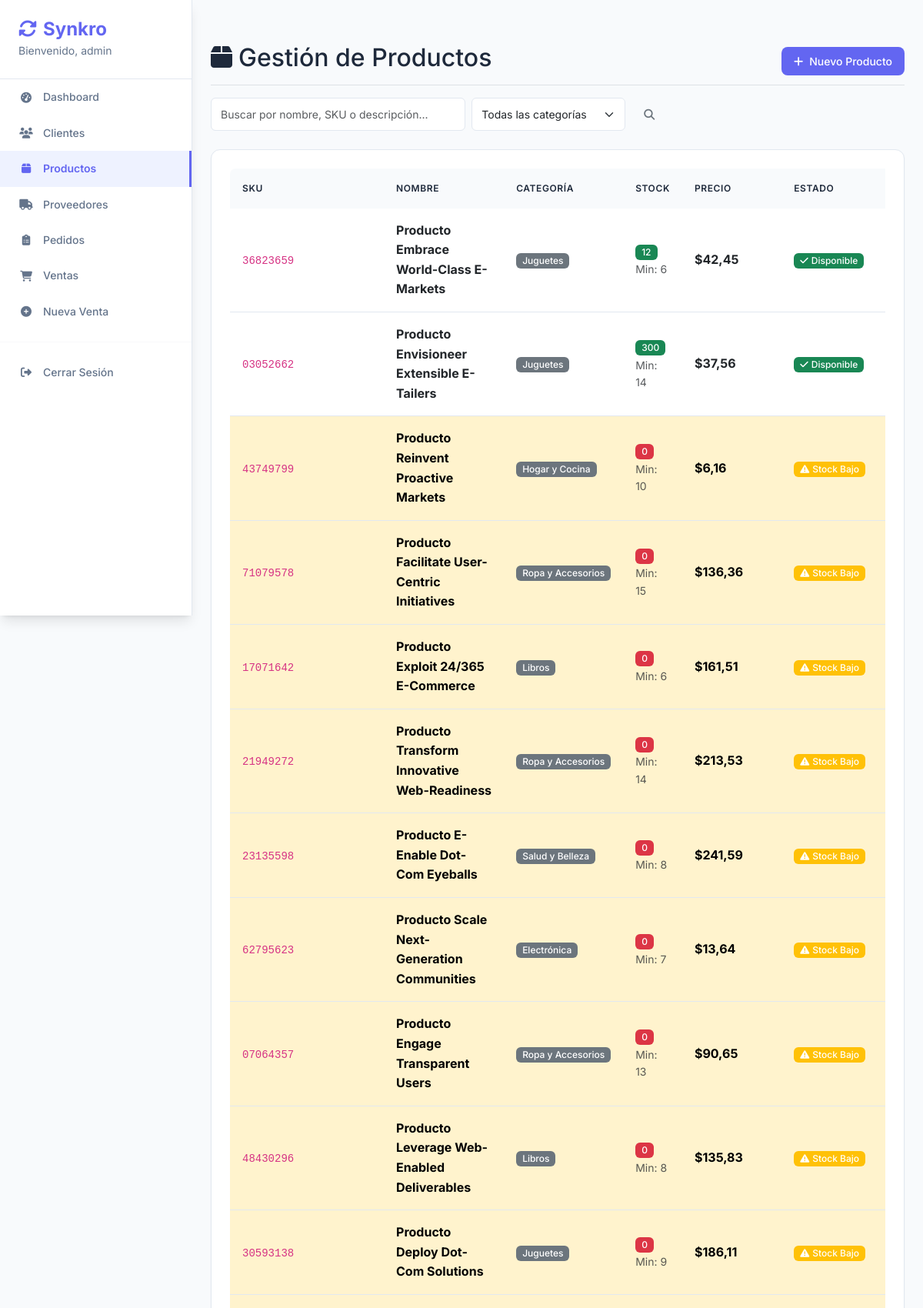
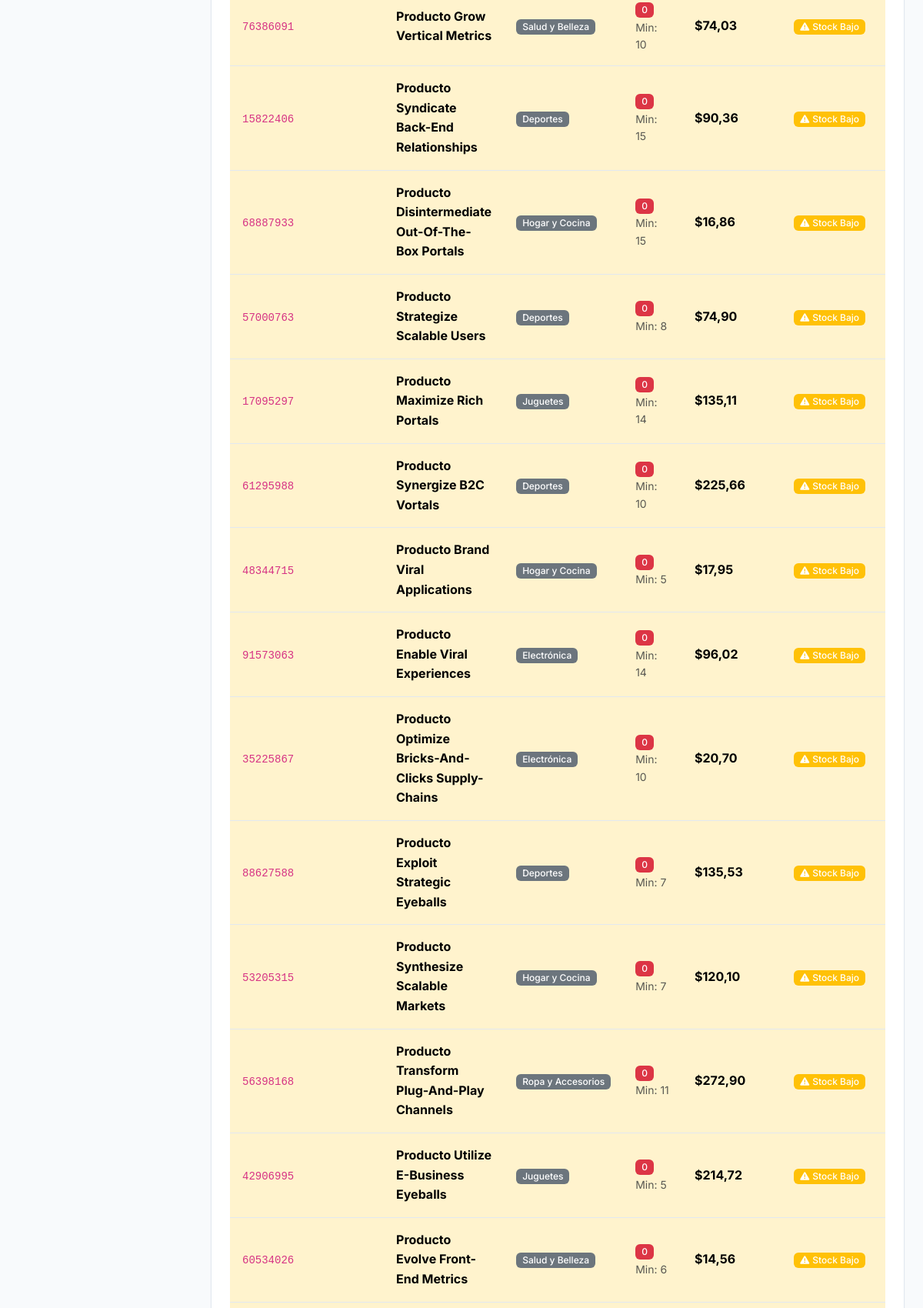
The app's page /productos/ (signed in, upper part) with its own data (2 pictures, top to bottom).
### core/models.py (models this page shows, shortened)
class Producto(models.Model):
    nombre = models.CharField(max_length=200)
    sku = models.CharField(max_length=50, unique=True, help_text="Código de Referencia Único")
    categoria = models.ForeignKey(Categoria, on_delete=models.SET_NULL, null=True, blank=True)
    descripcion = models.TextField(blank=True)
    stock_actual = models.PositiveIntegerField(default=0)
    stock_minimo = models.PositiveIntegerField(default=5, help_text="Umbral para alertas de stock bajo")
    precio_venta = models.DecimalField(max_digits=10, decimal_places=2)
    @property
    def necesita_reposicion(self):
        return self.stock_actual <= self.stock_minimo

class Categoria(models.Model):
    nombre = models.CharField(max_length=100, unique=True)
    descripcion = models.TextField(blank=True, null=True)
    class Meta:
        verbose_name_plural = "Categorías"

### core/views.py (the view)
# urls.py: path('productos/', views.producto_list, name='producto_list'),
@login_required
def producto_list(request):
    search = request.GET.get('search', '')
    categoria_id = request.GET.get('categoria', '')
    productos = Producto.objects.select_related('categoria')
    if search:
        productos = productos.filter(
            Q(nombre__icontains=search) |
            Q(sku__icontains=search) |
            Q(descripcion__icontains=search)
        )
    if categoria_id:
        productos = productos.filter(categoria_id=categoria_id)
    categorias = Categoria.objects.all()
    return render(request, 'productos/list.html', {
        'productos': productos,
        'categorias': categorias,
        'search': search,
        'categoria_selected': categoria_id
    })

### core/templates/productos/list.html (shortened to what this page needs)
{% extends 'base.html' %}
{% block content %}
<div class="d-flex justify-content-between flex-wrap flex-md-nowrap align-items-center pt-3 pb-2 mb-3 border-bottom">
    <h1 class="h2"><i class="fas fa-box me-2"></i>Gestión de Productos</h1>
    <div class="btn-toolbar mb-2 mb-md-0">
        <a href="{% url 'producto_add' %}" class="btn btn-primary">
            <i class="fas fa-plus me-2"></i>Nuevo Producto
        </a>
    </div>
</div>
<div class="row mb-4">
    <div class="col-md-8">
        <form method="get" class="d-flex">
            <input type="text" name="search" class="form-control me-2"
                   placeholder="Buscar por nombre, SKU o descripción..."
                   value="{{ search }}">
            <select name="categoria" class="form-select me-2" style="max-width: 200px;">
                <option value="">Todas las categorías</option>
            </select>
            <button type="submit" class="btn btn-outline-secondary">
                <i class="fas fa-search"></i>
            </button>
        </form>
    </div>
</div>
<div class="card">
    <div class="card-body">
        {% if productos %}
        <div class="table-responsive">
            <table class="table table-hover">
                <thead>
                    <tr>
                        <th>SKU</th>
                        <th>Nombre</th>
                        <th>Categoría</th>
                        <th>Stock</th>
                        <th>Precio</th>
                        <th>Estado</th>
                        <th>Acciones</th>
                    </tr>
                </thead>
                <tbody>
                    {% for producto in productos %}
                    <tr {% if producto.necesita_reposicion %}class="table-warning"{% endif %}>
                        <td>
                            <code>{{ producto.sku }}</code>
                        </td>
                        <td>
                            <strong>{{ producto.nombre }}</strong>
                        </td>
                        <td>
                            {% if producto.categoria %}
                                <span class="badge bg-secondary">{{ producto.categoria.nombre }}</span>
                            {% else %}
                                <span class="text-muted">Sin categoría</span>
                            {% endif %}
                        </td>
                        <td>
                            <span class="badge {% if producto.stock_actual <= producto.stock_minimo %}bg-danger{% elif producto.stock_actual <= 10 %}bg-warning{% else %}bg-success{% endif %}">
                                {{ producto.stock_actual }}
                            </span>
                            <small class="text-muted d-block">Min: {{ producto.stock_minimo }}</small>
                        </td>
                        <td>
                            <strong>${{ producto.precio_venta }}</strong>
                        </td>
                        <td>
                            {% if producto.necesita_reposicion %}
                                <span class="badge bg-warning">
                                    <i class="fas fa-exclamation-triangle me-1"></i>Stock Bajo
                                </span>
                            {% elif producto.stock_actual == 0 %}
                                <span class="badge bg-danger">
                                    <i class="fas fa-times me-1"></i>Sin Stock
                                </span>
                            {% else %}
                                <span class="badge bg-success">
                                    <i class="fas fa-check me-1"></i>Disponible
                                </span>
                            {% endif %}
                        </td>
                        <td>
                        </td>
                    </tr>
                    {% endfor %}
                </tbody>
            </table>
        </div>
        {% endif %}
    </div>
</div>
{% endblock %}

### core/templates/base.html (shortened to what this page needs)
<!DOCTYPE html>
<html lang="es">
<head>
    <link href="https://cdn.jsdelivr.net/npm/bootstrap@5.3.0/dist/css/bootstrap.min.css" rel="stylesheet">
    <link href="https://cdnjs.cloudflare.com/ajax/libs/font-awesome/6.4.0/css/all.min.css" rel="stylesheet">
</head>
<body>
    <nav class="sidebar">
        <div class="sidebar-brand">
            <h4>
                <i class="fas fa-sync-alt me-2"></i>Synkro
            </h4>
            {% if user.is_authenticated %}
                <small>Bienvenido, {{ user.username }}</small>
            {% endif %}
        </div>
        {% if user.is_authenticated %}
        <ul class="nav flex-column">
            <li class="nav-item">
                <a class="nav-link {% if request.resolver_match.url_name == 'dashboard' %}active{% endif %}" href="{% url 'dashboard' %}">
                    <i class="fas fa-tachometer-alt"></i>Dashboard
                </a>
            </li>
            <li class="nav-item">
                <a class="nav-link {% if 'cliente' in request.resolver_match.url_name %}active{% endif %}" href="{% url 'cliente_list' %}">
                    <i class="fas fa-users"></i>Clientes
                </a>
            </li>
            <li class="nav-item">
                <a class="nav-link {% if 'producto' in request.resolver_match.url_name %}active{% endif %}" href="{% url 'producto_list' %}">
                    <i class="fas fa-box"></i>Productos
                </a>
            </li>
            <li class="nav-item">
                <a class="nav-link {% if 'proveedor' in request.resolver_match.url_name %}active{% endif %}" href="{% url 'proveedor_list' %}">
                    <i class="fas fa-truck"></i>Proveedores
                </a>
            </li>
            <li class="nav-item">
                <a class="nav-link {% if 'pedido' in request.resolver_match.url_name %}active{% endif %}" href="{% url 'pedido_list' %}">
                    <i class="fas fa-clipboard-list"></i>Pedidos
                </a>
            </li>
            <li class="nav-item">
                <a class="nav-link {% if 'venta' in request.resolver_match.url_name %}active{% endif %}" href="{% url 'venta_list' %}">
                    <i class="fas fa-shopping-cart"></i>Ventas
                </a>
            </li>
            <li class="nav-item">
                <a class="nav-link" href="{% url 'nueva_venta' %}">
                    <i class="fas fa-plus-circle"></i>Nueva Venta
                </a>
            </li>
            <hr>
            <li class="nav-item">
                <a class="nav-link" href="{% url 'logout' %}">
                    <i class="fas fa-sign-out-alt"></i>Cerrar Sesión
                </a>
            </li>
        </ul>
        {% endif %}
    </nav>
    <main class="main-content">
                <div class="pt-3 pb-2 mb-3">
        {% block content %}
        {% endblock %}
    </main>
</body>
</html>

### core/templates/base.html (style rules this page uses)
:root { --primary-color: #6366f1; --primary-light: #818cf8; --primary-dark: #4f46e5; --secondary-color: #64748b; --success-color: #10b981; --warning-color: #f59e0b; --danger-color: #ef4444; --light-bg: #f8fafc; --white-bg: #ffffff; --dark-text: #1e293b; --light-text: #64748b; --border-color: #e2e8f0; --shadow-sm: 0 1px 2px 0 rgb(0 0 0 / 0.05); --shadow-md: 0 4px 6px -1px rgb(0 0 0 / 0.1), 0 2px 4px -2px rgb(0 0 0 / 0.1); --shadow-lg: 0 10px 15px -3px rgb(0 0 0 / 0.1), 0 4px 6px -4px rgb(0 0 0 / 0.1); }
body { background-color: var(--light-bg); font-family: 'Inter', -apple-system, BlinkMacSystemFont, 'Segoe UI', sans-serif; color: var(--dark-text); line-height: 1.6; }
.sidebar { min-height: 100vh; background: var(--white-bg); border-right: 1px solid var(--border-color); box-shadow: var(--shadow-lg); position: fixed; top: 0; left: 0; width: 250px; z-index: 1000; overflow-y: auto; }
.sidebar .nav-link { color: var(--light-text); padding: 12px 24px; margin: 0; border-radius: 0; transition: all 0.2s ease; font-weight: 500; font-size: 0.875rem; display: flex; align-items: center; gap: 12px; }
.sidebar .nav-link i { width: 20px; text-align: center; }
.sidebar .nav-link.active { color: var(--primary-color); background-color: #eef2ff; border-right: 3px solid var(--primary-color); font-weight: 600; }
.sidebar-brand { padding: 24px; border-bottom: 1px solid var(--border-color); }
.sidebar-brand h4 { color: var(--primary-color); font-weight: 700; font-size: 1.5rem; margin: 0; }
.sidebar-brand small { color: var(--light-text); font-size: 0.875rem; }
.main-content { background-color: var(--light-bg); min-height: 100vh; padding: 24px; margin-left: 250px; }
.card { background: var(--white-bg); border: 1px solid var(--border-color); border-radius: 12px; box-shadow: var(--shadow-sm); transition: all 0.2s ease; }
.card-body { padding: 24px; }
.btn { font-weight: 500; border-radius: 8px; padding: 8px 16px; font-size: 0.875rem; transition: all 0.2s ease; border: none; }
.btn-primary { background-color: var(--primary-color); color: white; }
.table { background: var(--white-bg); border-radius: 8px; overflow: hidden; box-shadow: var(--shadow-sm); margin-bottom: 0; }
.table thead th { background-color: #f8fafc; color: var(--dark-text); border: none; font-weight: 600; font-size: 0.75rem; text-transform: uppercase; letter-spacing: 0.05em; padding: 16px; }
.table tbody td { padding: 16px; border-color: var(--border-color); vertical-align: middle; }
.form-control, .form-select { border-radius: 6px; border: 1px solid var(--border-color); padding: 10px 12px; font-size: 0.875rem; transition: all 0.2s ease; }
.badge { border-radius: 6px; font-weight: 500; font-size: 0.75rem; padding: 4px 8px; }
hr { border-color: var(--border-color); margin: 16px 0; }

### records on screen
Producto: sku "36823659", nombre "Producto Embrace World-Class E-Markets", categoria.nombre "Juguetes", stock_actual "12", stock_minimo "6", precio_venta "42,45", shows "Disponible"
Producto: sku "03052662", nombre "Producto Envisioneer Extensible E-Tailers", categoria.nombre "Juguetes", stock_actual "300", stock_minimo "14", precio_venta "37,56", shows "Disponible"
Producto: sku "43749799", nombre "Producto Reinvent Proactive Markets", categoria.nombre "Hogar y Cocina", stock_actual "0", stock_minimo "10", precio_venta "6,16", shows "Stock Bajo"
Producto: sku "71079578", nombre "Producto Facilitate User-Centric Initiatives", categoria.nombre "Ropa y Accesorios", stock_actual "0", stock_minimo "15", precio_venta "136,36", shows "Stock Bajo"
Producto: sku "17071642", nombre "Producto Exploit 24/365 E-Commerce", categoria.nombre "Libros", stock_actual "0", stock_minimo "6", precio_venta "161,51", shows "Stock Bajo"
Producto: sku "21949272", nombre "Producto Transform Innovative Web-Readiness", categoria.nombre "Ropa y Accesorios", stock_actual "0", stock_minimo "14", precio_venta "213,53", shows "Stock Bajo"
Producto: sku "23135598", nombre "Producto E-Enable Dot-Com Eyeballs", categoria.nombre "Salud y Belleza", stock_actual "0", stock_minimo "8", precio_venta "241,59", shows "Stock Bajo"
Producto: sku "62795623", nombre "Producto Scale Next-Generation Communities", categoria.nombre "Electrónica", stock_actual "0", stock_minimo "7", precio_venta "13,64", shows "Stock Bajo"
Producto: sku "07064357", nombre "Producto Engage Transparent Users", categoria.nombre "Ropa y Accesorios", stock_actual "0", stock_minimo "13", precio_venta "90,65", shows "Stock Bajo"
Producto: sku "48430296", nombre "Producto Leverage Web-Enabled Deliverables", categoria.nombre "Libros", stock_actual "0", stock_minimo "8", precio_venta "135,83", shows "Stock Bajo"
Producto: sku "30593138", nombre "Producto Deploy Dot-Com Solutions", categoria.nombre "Juguetes", stock_actual "0", stock_minimo "9", precio_venta "186,11", shows "Stock Bajo"
Producto: sku "76386091", nombre "Producto Grow Vertical Metrics", categoria.nombre "Salud y Belleza", stock_actual "0", stock_minimo "10", precio_venta "74,03", shows "Stock Bajo"
Producto: sku "15822406", nombre "Producto Syndicate Back-End Relationships", categoria.nombre "Deportes", stock_actual "0", stock_minimo "15", precio_venta "90,36", shows "Stock Bajo"
Producto: sku "68887933", nombre "Producto Disintermediate Out-Of-The-Box Portals", categoria.nombre "Hogar y Cocina", stock_actual "0", stock_minimo "15", precio_venta "16,86", shows "Stock Bajo"
Producto: sku "57000763", nombre "Producto Strategize Scalable Users", categoria.nombre "Deportes", stock_actual "0", stock_minimo "8", precio_venta "74,90", shows "Stock Bajo"
Producto: sku "17095297", nombre "Producto Maximize Rich Portals", categoria.nombre "Juguetes", stock_actual "0", stock_minimo "14", precio_venta "135,11", shows "Stock Bajo"
Producto: sku "61295988", nombre "Producto Synergize B2C Vortals", categoria.nombre "Deportes", stock_actual "0", stock_minimo "10", precio_venta "225,66", shows "Stock Bajo"
Producto: sku "48344715", nombre "Producto Brand Viral Applications", categoria.nombre "Hogar y Cocina", stock_actual "0", stock_minimo "5", precio_venta "17,95", shows "Stock Bajo"
Producto: sku "91573063", nombre "Producto Enable Viral Experiences", categoria.nombre "Electrónica", stock_actual "0", stock_minimo "14", precio_venta "96,02", shows "Stock Bajo"
Producto: sku "35225867", nombre "Producto Optimize Bricks-And-Clicks Supply-Chains", categoria.nombre "Electrónica", stock_actual "0", stock_minimo "10", precio_venta "20,70", shows "Stock Bajo"
Producto: sku "88627588", nombre "Producto Exploit Strategic Eyeballs", categoria.nombre "Deportes", stock_actual "0", stock_minimo "7", precio_venta "135,53", shows "Stock Bajo"
Producto: sku "53205315", nombre "Producto Synthesize Scalable Markets", categoria.nombre "Hogar y Cocina", stock_actual "0", stock_minimo "7", precio_venta "120,10", shows "Stock Bajo"
Producto: sku "56398168", nombre "Producto Transform Plug-And-Play Channels", categoria.nombre "Ropa y Accesorios", stock_actual "0", stock_minimo "11", precio_venta "272,90", shows "Stock Bajo"
Producto: sku "42906995", nombre "Producto Utilize E-Business Eyeballs", categoria.nombre "Juguetes", stock_actual "0", stock_minimo "5", precio_venta "214,72", shows "Stock Bajo"
Producto: sku "60534026", nombre "Producto Evolve Front-End Metrics", categoria.nombre "Salud y Belleza", stock_actual "0", stock_minimo "6", precio_venta "14,56", shows "Stock Bajo"

### other values on screen
{{ user.username }} "admin"
